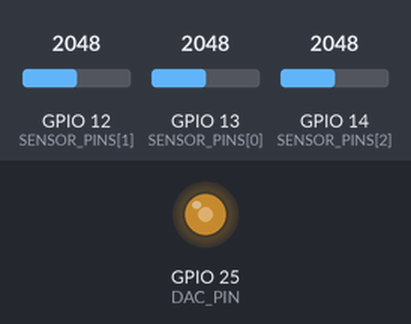
The sketch below on a simulated ESP32. On the bench: output pins drawn as LEDs (lit = HIGH). The test bench sets the inputs (shaded band); at power-on: GPIO 12 (SENSOR_PINS[1]) = 2048, GPIO 13 (SENSOR_PINS[0]) = 2048, GPIO 14 (SENSOR_PINS[2]) = 2048.

Above: at 1.2 s.
1.3 s: GPIO 12 (SENSOR_PINS[1]) set to 1971
Timing chart, 0 to 2.2 s (numbered marks = the images above; inputs shaded):
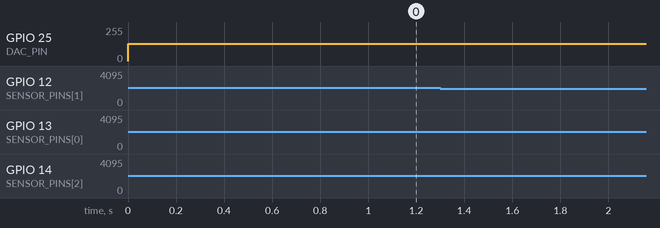

The sketch:

stu-1-1-electric-piano.ino
```cpp
#include <Arduino.h>

const int SENSOR_PINS[3] = {13,12,14};
const int DAC_PIN = 25;

const float NOTE_FREQS[3] = {261.63, 329.63, 392.00};
const int HOVER_THRESHOLD = 2000;

const float SAMPLE_RATE = 20000.0;
const float TWO_PI_F = 6.28318530718;

float phase[3] = {0.0, 0.0, 0.0};
float amplitude[3] = {0.0, 0.0, 0.0};
bool prev_state[3] = {false, false, false};

const float MAX_VOLUME = 0.15;

void setup() {
  Serial.begin(115200);
  pinMode(DAC_PIN, OUTPUT);
  for (int i = 0; i < 3; i++) {
    pinMode(SENSOR_PINS[i], INPUT);
  }
}

void loop() {
  // 1. Read optical sensors periodically (every 30 ms)
  static unsigned long last_sensor_time = 0;
  if (millis() - last_sensor_time >= 30) {
    last_sensor_time = millis();
    for (int i = 0; i < 3; i++) {
      int val = analogRead(SENSOR_PINS[i]);
      bool hover_detected = (val < HOVER_THRESHOLD);

      if (hover_detected && !prev_state[i]) {
        amplitude[i] = 1.0;
        phase[i] = 0.0;
      }
      prev_state[i] = hover_detected;
    }
  }

  // 2. High-speed Audio Synthesis (50 microseconds = 20 kHz)
  static unsigned long last_micros = 0;
  unsigned long now = micros();

  if (now - last_micros >= 50) {
    last_micros = now;

    float mixed_sample = 0.0;
    int active_notes = 0;

    for (int i = 0; i < 3; i++) {
      if (amplitude[i] > 0.001) {
        float sample = sin(phase[i])
                     + 0.50 * sin(2.0 * phase[i])
                     + 0.25 * sin(3.0 * phase[i]);

        mixed_sample += sample * amplitude[i];
        active_notes++;

        phase[i] += (TWO_PI_F * NOTE_FREQS[i]) / SAMPLE_RATE;
        if (phase[i] >= TWO_PI_F) phase[i] -= TWO_PI_F;

        amplitude[i] *= 0.999885;
      } else {
        amplitude[i] = 0.0;
      }
    }

    if (active_notes > 0) {
      mixed_sample = mixed_sample / active_notes;
    }

    uint8_t dac_val = (uint8_t)(128 + (mixed_sample * 127.0 * MAX_VOLUME));
    dacWrite(DAC_PIN, dac_val);
  }
}
```
